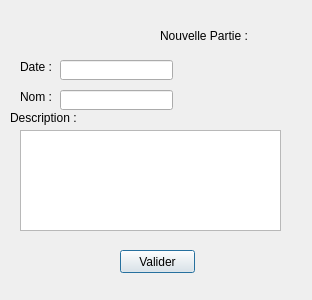
<?xml version="1.0" encoding="UTF-8"?>
<ui version="4.0">
 <class>NouvellePartie</class>
 <widget class="QDialog" name="NouvellePartie">
  <property name="geometry">
   <rect>
    <x>0</x>
    <y>0</y>
    <width>312</width>
    <height>300</height>
   </rect>
  </property>
  <property name="windowTitle">
   <string>Dialog</string>
  </property>
  <widget class="QLabel" name="label">
   <property name="geometry">
    <rect>
     <x>160</x>
     <y>20</y>
     <width>101</width>
     <height>31</height>
    </rect>
   </property>
   <property name="text">
    <string>Nouvelle Partie :</string>
   </property>
  </widget>
  <widget class="QLabel" name="label_2">
   <property name="geometry">
    <rect>
     <x>20</x>
     <y>60</y>
     <width>47</width>
     <height>13</height>
    </rect>
   </property>
   <property name="text">
    <string>Date :</string>
   </property>
  </widget>
  <widget class="QLabel" name="label_3">
   <property name="geometry">
    <rect>
     <x>20</x>
     <y>90</y>
     <width>47</width>
     <height>13</height>
    </rect>
   </property>
   <property name="text">
    <string>Nom :</string>
   </property>
  </widget>
  <widget class="QLineEdit" name="lineEdit">
   <property name="geometry">
    <rect>
     <x>60</x>
     <y>60</y>
     <width>113</width>
     <height>20</height>
    </rect>
   </property>
  </widget>
  <widget class="QLineEdit" name="lineEdit_2">
   <property name="geometry">
    <rect>
     <x>60</x>
     <y>90</y>
     <width>113</width>
     <height>20</height>
    </rect>
   </property>
  </widget>
  <widget class="QLabel" name="label_4">
   <property name="geometry">
    <rect>
     <x>10</x>
     <y>110</y>
     <width>71</width>
     <height>16</height>
    </rect>
   </property>
   <property name="text">
    <string>Description :</string>
   </property>
  </widget>
  <widget class="QTextEdit" name="textEdit">
   <property name="geometry">
    <rect>
     <x>20</x>
     <y>130</y>
     <width>261</width>
     <height>101</height>
    </rect>
   </property>
  </widget>
  <widget class="QPushButton" name="pushButton">
   <property name="geometry">
    <rect>
     <x>120</x>
     <y>250</y>
     <width>75</width>
     <height>23</height>
    </rect>
   </property>
   <property name="text">
    <string>Valider</string>
   </property>
  </widget>
 </widget>
 <resources/>
 <connections/>
</ui>
